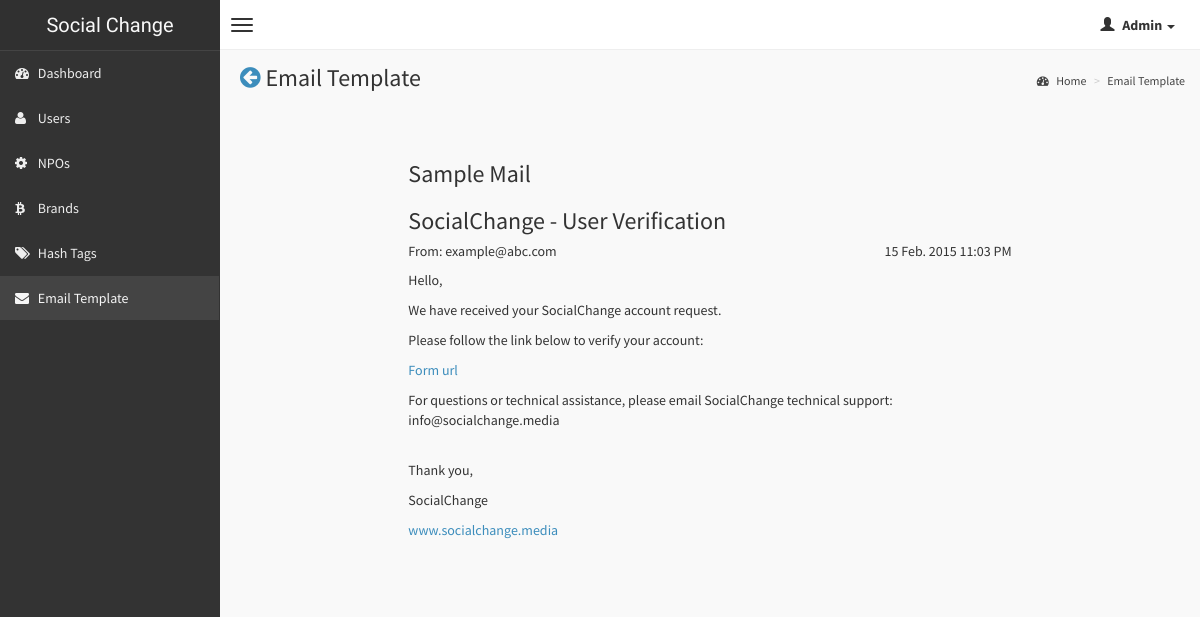
The app's page /admin/view_email_template.php?type=1 (signed in) with its own data.
### tables this page shows
CREATE TABLE IF NOT EXISTS `email_temp` (
  `id` int(11) NOT NULL AUTO_INCREMENT,
  `subject_mail` text NOT NULL,
  `body_mail` text NOT NULL,
  `support_email` varchar(100) NOT NULL,
  `type` enum('Verify Account','Reset Password') NOT NULL,
  `url` varchar(100) NOT NULL,
  PRIMARY KEY (`id`)
);

### admin/view_email_template.php (the view, shortened to what this page needs)
<?php require_once "../php_include/db_connection.php"; ?>
<?php require_once "../php_include/header.php"; ?>
<?php
$tid=$_REQUEST['type'];
$sql="select * from email_temp where id=:type";
$sth=$conn->prepare($sql);
$sth->bindValue('type',$tid);
try{$sth->execute();}
catch(Exception $e){}
$res=$sth->fetchAll();
?>
<link href="css/datatables/dataTables.bootstrap.css" rel="stylesheet" type="text/css" />
        <div class="wrapper row-offcanvas row-offcanvas-left">
            <?php require_once "../php_include/leftmenu.php"; ?>
            <aside class="right-side">
                <section class="content-header">
                    <h1>
                       <a href="email_template.php"><i class="fa fa-arrow-circle-left"></i></a>  Email Template
                    </h1>
                    <ol class="breadcrumb">
                        <li><a href="dashboard.php"><i class="fa fa-dashboard"></i> Home</a></li>
                        <li><a href="#">Email Template</a></li>
                    </ol>
                </section>
                <section class="content">
               <div class="content-wrapper">
        <section class="content">
          <div class="row">
            <div class="col-md-8 col-md-offset-2">
              <div class="">
                <div class="box-header with-border">
                  <h3 class="box-title">Sample Mail</h3>
                </div>
                <div class="box-body no-padding">
                  <div class="mailbox-read-info">
                    <h3><?php echo $res[0]['subject_mail']; ?></h3>
                    <h5>From: example@abc.com <span class="mailbox-read-time pull-right">15 Feb. 2015 11:03 PM</span></h5>
                  </div>
                  <div class="mailbox-read-message">
                    <p>Hello,</p>
                    <p><?php echo $res[0]['body_mail']; ?></p>
                     <p>Please follow the link below to verify your account:</p>
                <p><a href="#" >Form url</a></p>
                <p>For questions or technical assistance, please email SocialChange technical support: <?php echo $res[0]['support_email']; ?></p>
                <br>
                <p>Thank you,</p>
                <p>SocialChange</p>
                <p><a href='<?php echo $res[0]['url']; ?>'> <?php echo $res[0]['url']; ?></a></p>
                  </div>
                </div>
                </div>
              </div>
            </div>
          </div>
        </section>
      </div>
    </body>
</html>

### records on screen
email_temp: subject_mail "SocialChange - User Verification", body_mail "We have received your SocialChange account request.", support_email "info@socialchange.media", url "www.socialchange.media"

### other values on screen
$_SESSION['admin']['username'] "Admin"
